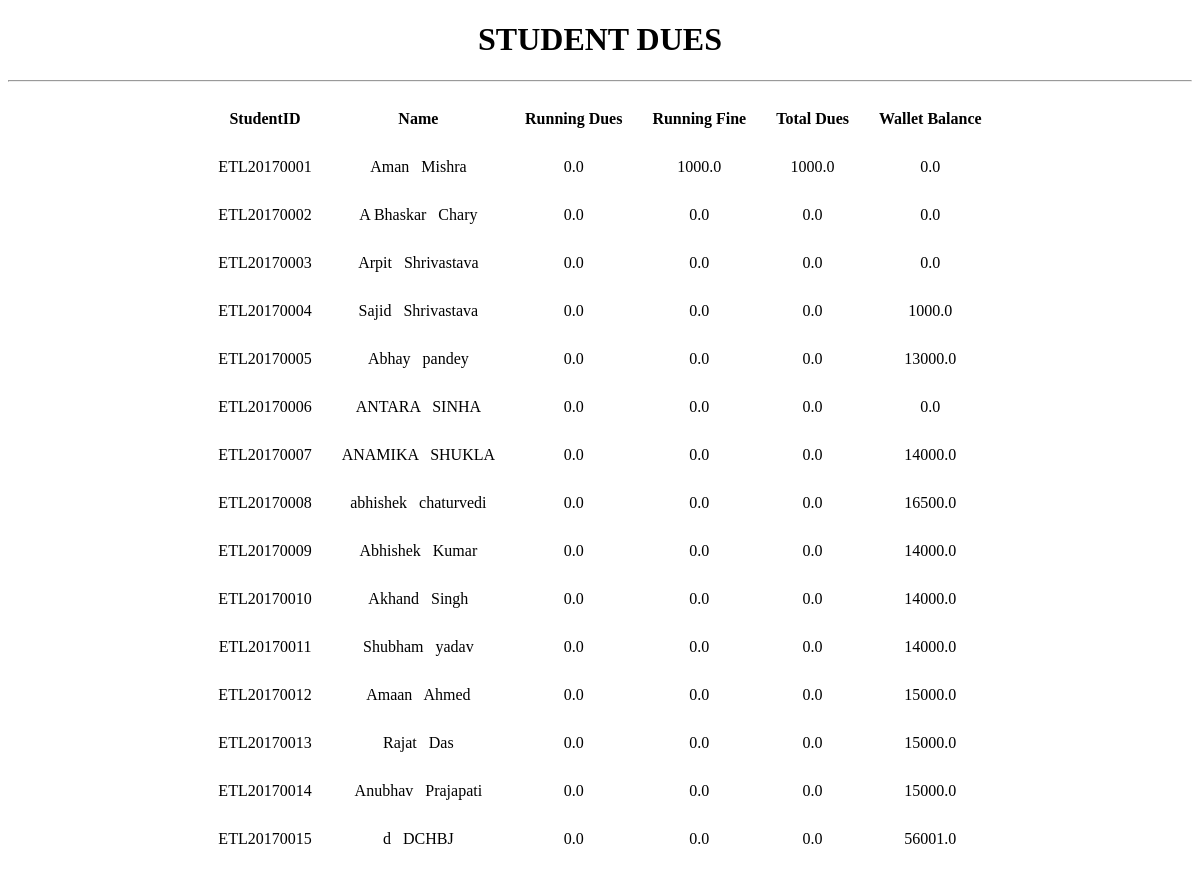
/dues/info/ (signed in), run on an earlier commit of the app's database.
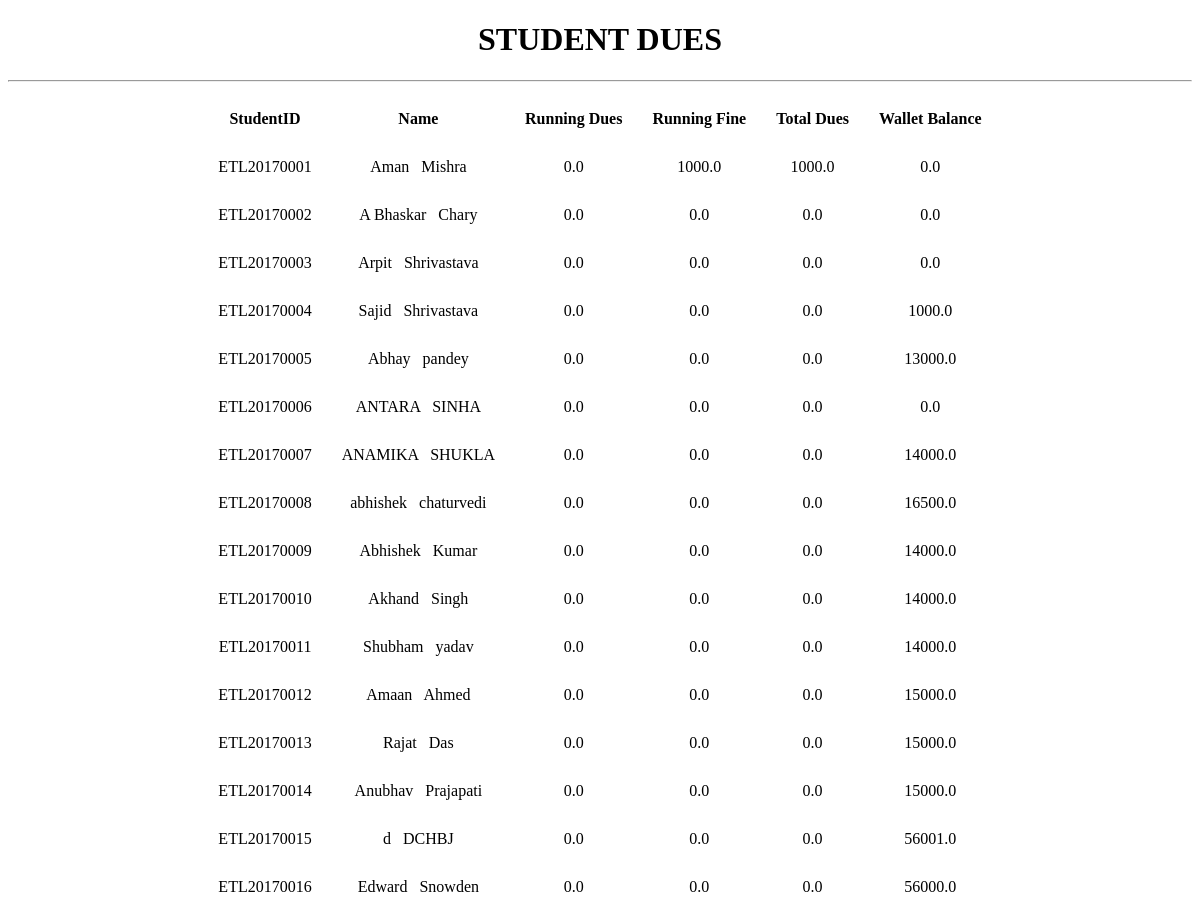
And on a later commit of the database.
### student/models.py (models this page shows, shortened)
class Studentinfo(models.Model):
    sid = models.CharField(max_length=20, default=increment_id, editable=False, primary_key=True)
    first_name = models.CharField(max_length=50)
    last_name = models.CharField(max_length=50)
    room = models.ForeignKey(Room, limit_choices_to={'room_number__in': choices()})
    sex = models.CharField(max_length=6)
    blood_grp = models.CharField(max_length=3, default='NA')
    adhaar = models.CharField(max_length=12)
    mobile_no = models.CharField(max_length=10)
    parent_name = models.CharField(max_length=50)
    parent_mobile = models.CharField(max_length=10)
    address_l1 = models.CharField(max_length=100)
    address_l2 = models.CharField(max_length=100)
    city = models.CharField(max_length=50)
    pin_code = models.CharField(max_length=10)
    guardian_name = models.CharField(max_length=50, default='NA')
    guardian_mobile = models.CharField(max_length=10, default='NA')
    institution_name = models.CharField(max_length=30)
    registration_date = models.DateTimeField(auto_now=True)
    room_allotment_date = models.DateTimeField(auto_now=True)
    running_dues = models.FloatField(max_length=4, null=False)
    running_fine = models.FloatField(max_length=4)
    total_dues = models.FloatField(max_length=4)
    refundable_security = models.FloatField(max_length=4)
    balance = models.FloatField(max_length=5)
    password = models.CharField(max_length=20, default='123456')
    sessionkey = models.CharField(max_length=100, blank=True, null=True)
    active = models.BooleanField(default=True)

### payfees/views.py (the view)
# urls.py: url(r'info/$', views.info, name = 'info'),
def info(request):
    if request.session.has_key('userid'):
        return render(request, 'payfees/displayreports.html', {'FeesDetails': Studentinfo.objects.all()})
    else:
        return render(request, 'error.html')

### payfees/templates/payfees/displayreports.html (shortened to what this page needs)
<!DOCTYPE html>
<html lang="en">
<head>
</head>
<body>
    <center><h1>STUDENT DUES</h1></center>
	<hr></hr>
    <table border="0" cellspacing="10" cellpadding="10" align="center">
		<tr><th>StudentID</th><th>Name</th><th>Running Dues</th><th>Running Fine</th><th>Total Dues</th><th>Wallet Balance</th>
		</tr>
	{% for student in FeesDetails %}
		<tr><td align="center">{{student.sid }}</td>
			<td align="center">{{ student.first_name }} &nbsp; {{student.last_name}}</td>
			<td align="center">{{ student.running_dues }}</td>
			<td align="center">{{ student.running_fine }}</td>
			<td align="center">{{ student.total_dues }}</td>
			<td align="center">{{ student.balance }}</td>
		</tr>
	{% endfor %}
	</table>
</body>
</html>

What changed in the data, as far as the page shows it:
added Studentinfo: sid "ETL20170016", first_name "Edward", last_name "Snowden", running_dues "0.0", running_fine "0.0", total_dues "0.0", balance "56000.0"
